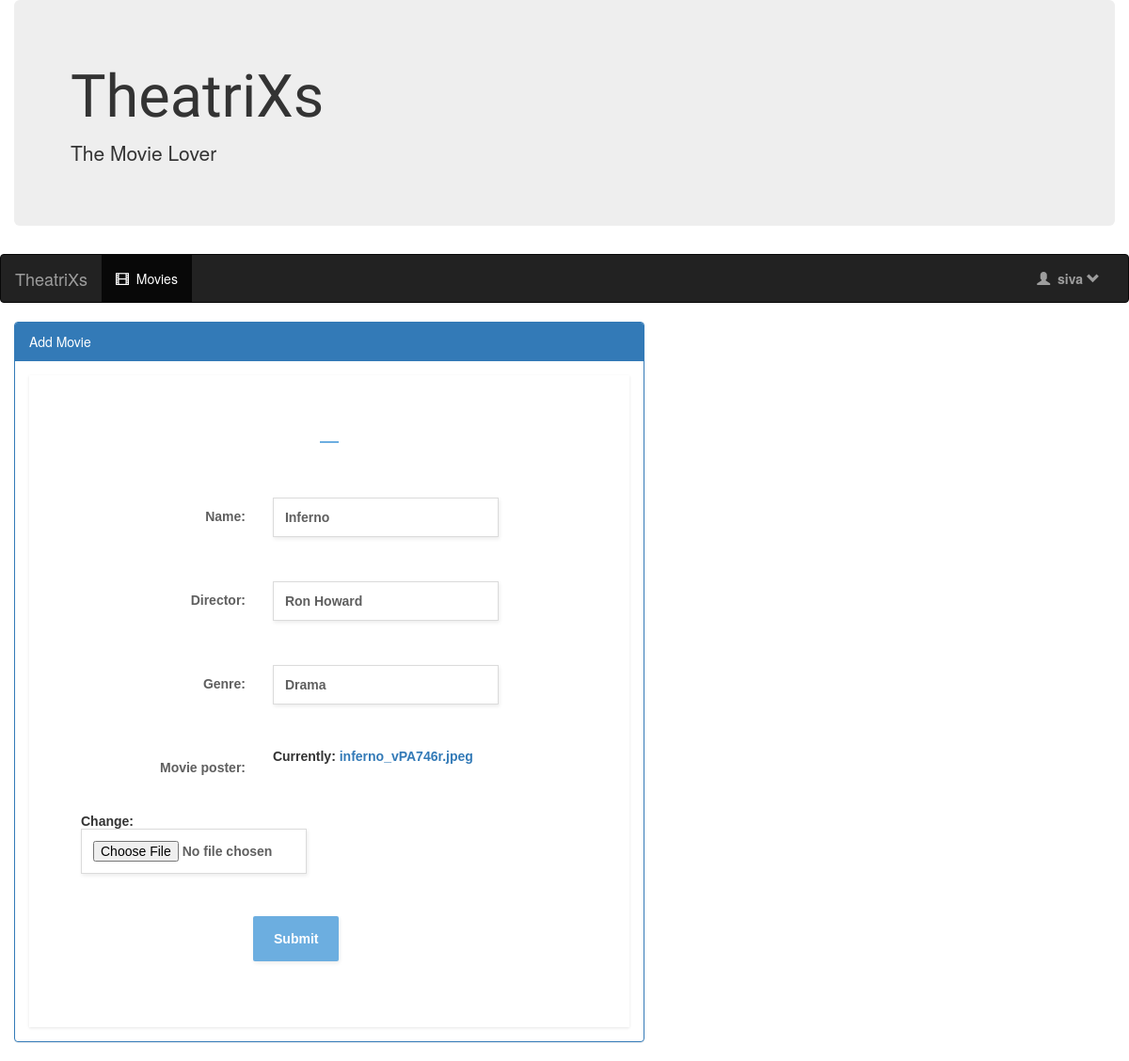
/movies/edit/3 (signed in), run on the app's committed database.
### Movies/models.py (models this page shows, shortened)
class Movie(models.Model):
    theatre = models.ForeignKey(Theatre,on_delete=models.CASCADE,null=True)
    name = models.CharField(max_length=255)
    director = models.CharField(max_length=255)
    genre = models.CharField(max_length=100)
    meta_completed = models.BooleanField(default=False)
    movie_poster = models.FileField()
    max_no_seats = models.IntegerField(default=0)

### Movies/views.py (the view)
# urls.py: url(r'edit/(?P<pk>[0-9]+)$',views.MovieUpdate.as_view(),name='movie_update'),
class MovieUpdate(PermissionRequiredMixin,LoginRequiredMixin,UpdateView):
    permission_required = 'Movies.add_movie'
    permission_denied_message = 'Forbidden'
    login_url = '/'
    redirect_field_name = None
    model = Movie
    fields = ['name', 'director', 'genre', 'movie_poster']

### Login/context_processors.py (called while the page is built)
def get_user_wallet(request):
    if request.user.is_authenticated and not request.user.is_anonymous and request.user.groups.filter(name='NormalUser').exists():
        print UserWallet.objects.filter(user=request.user).first().credit
        return {'usrwlt':UserWallet.objects.get(user=request.user)}
    else:
        return {'usrwlt':None}

def get_user_role(request):
    if request.user.is_authenticated and request.user.groups.filter(name='Establishment').exists() and not request.user.is_anonymous:
        return {'role':Establishment.objects.get(user=request.user).name}
    else:
        return {'role':None}

### Movies/templates/Movies/movie_form.html (shortened to what this page needs)
{% extends 'Movies/base.html' %}
{% block body %}
        {% block style %}
    {% load static %}
        <link rel="stylesheet" href="{% static 'Movies/style.css' %}">
{% endblock %}
<div class = "container-fluid">
    <div class = "row">
        <div class = "col-sm-12 col-md-7">
            <div class = "panel panel-primary">
                <div class="panel-heading">Add Movie</div>
                <div class = "panel-body">
                    <form class = "form-basic" action = "" method = 'post' enctype="multipart/form-data"  >
                        {% include 'Movies/form-template.html' %}
                        <div class="form-group">
                                <button type="submit" class = "btn btn-success">Submit</button>
                        </div>
                    </form>
                </div>
            </div>
        </div>
    </div>
</div>
{% endblock %}

### Movies/templates/Movies/base.html (shortened to what this page needs)
<!DOCTYPE html>
<html lang="en">
<head>
    <link rel="stylesheet" href="https://maxcdn.bootstrapcdn.com/bootstrap/3.3.7/css/bootstrap.min.css" >
    {% block style %}
    {% endblock %}
</head>
<body>
    <div class = "container-fluid">
        <div class = "jumbotron">
        <div class = "row">
        <div class = 'col-md-6'>
            <h1 style="font-family: Satisfy">TheatriXs</h1>
            <p>The Movie Lover</p>
        </div>
        </div>
        </div>
    </div>
    <nav class="navbar navbar-inverse">
    <div class = "container-fluid">
        <div class = "navbar-header">
            <a class= "navbar-brand" href="{% url 'Home:home_index' %}">TheatriXs</a>
        </div>
        <div class="collapse navbar-collapse" id="topNavBar">
            <ul class = "nav navbar-nav">
                <li class="active">
                    <a href="{% url 'Movies:index' %}">
                        <span class="glyphicon glyphicon-film" aria-hidden="true"></span>&nbsp;
                        Movies
                    </a>
                </li>
            </ul>
            <ul class="nav navbar-nav navbar-right">
                {% if user.is_authenticated %}
                   <li class="dropdown">
                    <a href="#" class="dropdown-toggle" data-toggle="dropdown">
                        <span class="glyphicon glyphicon-user"></span>
                        <strong>{{ user.username }}</strong>
                        <span class="glyphicon glyphicon-chevron-down"></span>
                    </a>
                </li>
                {% endif %}
            </ul>
        </div>
    </div>
</nav>
{% block body %}
{% endblock %}
</body>
</html>

### Movies/templates/Movies/form-template.html
<div class="form-title-row">
    <h1>{{ ti }}</h1>
</div>
{% for field in form %}
    <div class="form-group">
        <div class = "form-row">
        <label >
            <span>{{ field.label_tag }} <span class ="pull-left text-danger small">{{ field.errors }}</span></span>
            {{ field }}
        </label>
        </div>
    </div>
{% endfor %}

### Movies/static/Movies/style.css (style rules this page uses)
html { background-color: #f3f3f3; }
.form-basic { max-width: 640px; margin: 0 auto; padding: 55px; box-sizing: border-box; background-color: #ffffff; box-shadow: 0 1px 3px 0 rgba(0, 0, 0, 0.1); font: bold 14px sans-serif; text-align: center; }
.form-basic .form-row { text-align: left; margin-bottom: 12px; }
.form-basic .form-title-row { text-align: center; margin-bottom: 55px; }
.form-basic h1 { display: inline-block; box-sizing: border-box; color: #4c565e; font-size: 24px; padding: 0 10px 15px; border-bottom: 2px solid #6caee0; margin: 0; }
.form-basic .form-row > label span { display: inline-block; box-sizing: border-box; color: #5F5F5F; width: 200px; text-align: right; vertical-align: top; padding: 12px 25px; }
.form-basic input { color: #5f5f5f; box-sizing: border-box; width: 240px; box-shadow: 1px 2px 4px 0 rgba(0, 0, 0, 0.08); padding: 12px; border: 1px solid #dbdbdb; }
.form-basic button { display: block; border-radius: 2px; background-color: #6caee0; color: #ffffff; font-weight: bold; box-shadow: 1px 2px 4px 0 rgba(0, 0, 0, 0.08); padding: 14px 22px; border: 0; margin: 40px 183px 0; }

### data on the page
Movie: form "Inferno" "Ron Howard" "Drama"

### other printed values
{{ user.username }} "siva"
{{ field.label_tag }} "Name:" "Director:" "Genre:" "Movie poster:"
